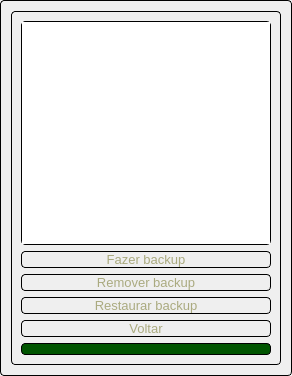
<?xml version="1.0" encoding="UTF-8"?>
<ui version="4.0">
 <class>Backup</class>
 <widget class="QDialog" name="Backup">
  <property name="geometry">
   <rect>
    <x>0</x>
    <y>0</y>
    <width>292</width>
    <height>376</height>
   </rect>
  </property>
  <property name="windowTitle">
   <string>Dialog</string>
  </property>
  <property name="styleSheet">
   <string notr="true">background-image: url(:/imagens/imagens/madeira1.png);
color: rgb(170, 170, 127);

border: 1px solid black; 
border-style: solid;
border-radius: 4px; font-size: 7pt;</string>
  </property>
  <layout class="QGridLayout" name="gridLayout_2">
   <item row="0" column="0">
    <widget class="QFrame" name="frame">
     <property name="frameShape">
      <enum>QFrame::StyledPanel</enum>
     </property>
     <property name="frameShadow">
      <enum>QFrame::Raised</enum>
     </property>
     <layout class="QGridLayout" name="gridLayout_3">
      <item row="1" column="0">
       <layout class="QVBoxLayout" name="verticalLayout">
        <item>
         <widget class="QListWidget" name="listWidget_lista">
          <property name="font">
           <font>
            <pointsize>7</pointsize>
           </font>
          </property>
          <property name="styleSheet">
           <string notr="true">QScrollBar:vertical {
      width: 40px;
  }</string>
          </property>
         </widget>
        </item>
        <item>
         <widget class="QPushButton" name="pushButton_backup">
          <property name="font">
           <font>
            <pointsize>10</pointsize>
           </font>
          </property>
          <property name="styleSheet">
           <string notr="true">font-size: 10pt;</string>
          </property>
          <property name="text">
           <string>Fazer backup</string>
          </property>
         </widget>
        </item>
        <item>
         <widget class="QPushButton" name="pushButton_remover">
          <property name="font">
           <font>
            <pointsize>10</pointsize>
           </font>
          </property>
          <property name="styleSheet">
           <string notr="true">font-size: 10pt;</string>
          </property>
          <property name="text">
           <string>Remover backup</string>
          </property>
         </widget>
        </item>
        <item>
         <widget class="QPushButton" name="pushButton_restaurar">
          <property name="font">
           <font>
            <pointsize>10</pointsize>
           </font>
          </property>
          <property name="styleSheet">
           <string notr="true">font-size: 10pt;</string>
          </property>
          <property name="text">
           <string>Restaurar backup</string>
          </property>
         </widget>
        </item>
        <item>
         <widget class="QPushButton" name="pushButton_voltar">
          <property name="font">
           <font>
            <pointsize>10</pointsize>
           </font>
          </property>
          <property name="styleSheet">
           <string notr="true">font-size: 10pt;</string>
          </property>
          <property name="text">
           <string>Voltar</string>
          </property>
         </widget>
        </item>
       </layout>
      </item>
      <item row="2" column="0">
       <widget class="QLabel" name="label_8">
        <property name="font">
         <font>
          <pointsize>7</pointsize>
         </font>
        </property>
        <property name="styleSheet">
         <string notr="true">background-color: rgb(0, 85, 0);</string>
        </property>
        <property name="text">
         <string/>
        </property>
       </widget>
      </item>
     </layout>
    </widget>
   </item>
  </layout>
 </widget>
 <resources/>
 <connections/>
</ui>
